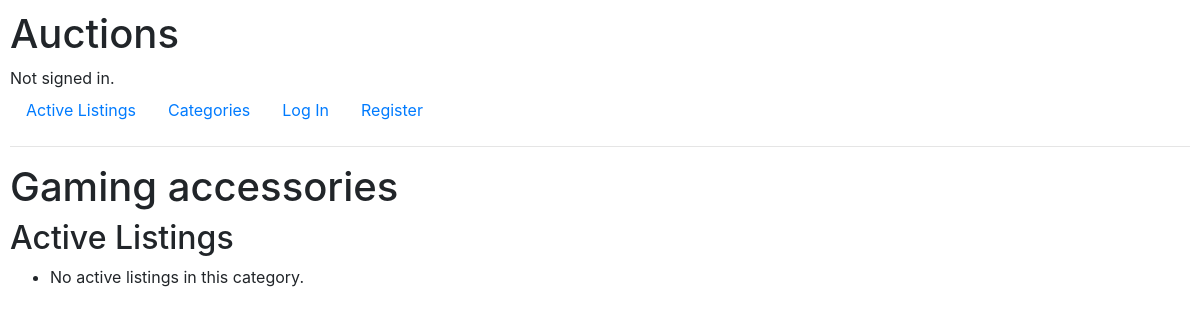
Page /category/3/ on the earlier database version.
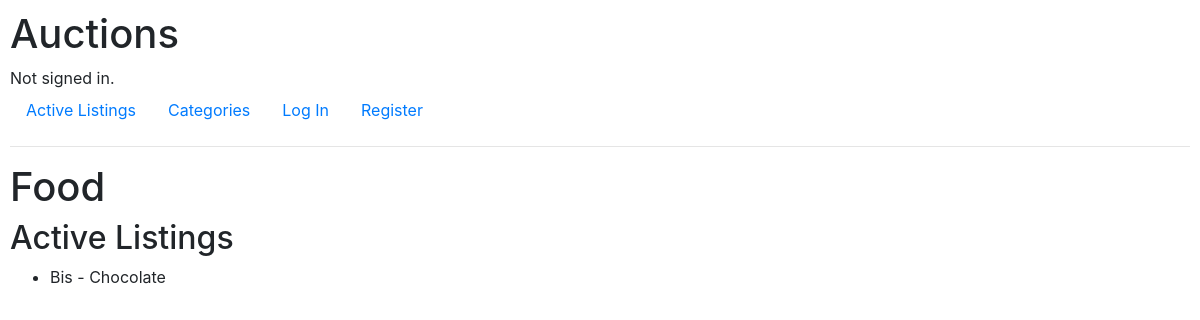
Same page on the later database version.
### auctions/models.py (models this page shows, shortened)
class Category(models.Model):
    name = models.CharField(max_length=100)

class Listing(models.Model):
    title = models.CharField(max_length=100)
    description = models.TextField()
    starting_bid = models.DecimalField(max_digits=10, decimal_places=2)
    image_url = models.URLField(blank=True, null=True)
    category = models.ForeignKey(Category, on_delete=models.CASCADE, related_name='listings', null=True)
    creator = models.ForeignKey(User, on_delete=models.CASCADE, related_name='listings')
    created_at = models.DateTimeField(auto_now_add=True)
    is_active = models.BooleanField(default=True)
    watchlist = models.ManyToManyField('Watchlist', related_name='watchlisted_listings', blank=True)

### auctions/views.py (the view)
# urls.py: path('category/<int:category_id>/', views.category_detail, name='category_detail')
def category_detail(request, category_id):
    category = Category.objects.get(pk=category_id)
    active_listings = category.listings.filter(is_active=True)
    return render(request, 'auctions/category_detail.html', {'category': category, 'active_listings': active_listings})

### auctions/templates/auctions/category_detail.html
{% extends "auctions/layout.html" %}
{% block body %}
    <h1>{{ category.name }}</h1>
    <h2>Active Listings</h2>
    <ul>
        {% for listing in active_listings %}
            <li>{{ listing.title }} - {{ listing.description }}</li>
        {% empty %}
            <li>No active listings in this category.</li>
        {% endfor %}
    </ul>
{% endblock %}

Differences in the rows shown:
changed Category: name "Gaming accessories" → "Food"
added Listing: title "Bis", description "Chocolate"
Other differences:
text no longer shown: "No active listings in this category."
